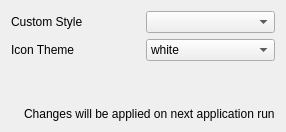
             <widget class="QWidget" name="tab_4">
              <attribute name="title">
               <string>Styles</string>
              </attribute>
              <layout class="QVBoxLayout" name="verticalLayout_7">
               <item>
                <layout class="QHBoxLayout" name="horizontalLayout_6">
                 <item>
                  <widget class="QLabel" name="label_5">
                   <property name="text">
                    <string>Custom Style</string>
                   </property>
                  </widget>
                 </item>
                 <item>
                  <widget class="QComboBox" name="styleComboBox"/>
                 </item>
                </layout>
               </item>
               <item>
                <layout class="QHBoxLayout" name="horizontalLayout_7">
                 <item>
                  <widget class="QLabel" name="label_6">
                   <property name="text">
                    <string>Icon Theme</string>
                   </property>
                  </widget>
                 </item>
                 <item>
                  <widget class="QComboBox" name="iconThemeComboBox">
                   <item>
                    <property name="text">
                     <string>white</string>
                    </property>
                   </item>
                   <item>
                    <property name="text">
                     <string>black</string>
                    </property>
                   </item>
                  </widget>
                 </item>
                </layout>
               </item>
               <item>
                <spacer name="verticalSpacer_9">
                 <property name="orientation">
                  <enum>Qt::Vertical</enum>
                 </property>
                 <property name="sizeHint" stdset="0">
                  <size>
                   <width>20</width>
                   <height>40</height>
                  </size>
                 </property>
                </spacer>
               </item>
               <item>
                <layout class="QHBoxLayout" name="emulationInfoLayout_4">
                 <item>
                  <widget class="QLabel" name="infoIconLabel_6">
                   <property name="sizePolicy">
                    <sizepolicy hsizetype="Minimum" vsizetype="Preferred">
                     <horstretch>0</horstretch>
                     <verstretch>0</verstretch>
                    </sizepolicy>
                   </property>
                   <property name="text">
                    <string/>
                   </property>
                   <property name="pixmap">
                    <pixmap>:/newPrefix/Resource/Info.ico</pixmap>
                   </property>
                   <property name="wordWrap">
                    <bool>false</bool>
                   </property>
                  </widget>
                 </item>
                 <item>
                  <widget class="QLabel" name="label_89">
                   <property name="sizePolicy">
                    <sizepolicy hsizetype="Expanding" vsizetype="Minimum">
                     <horstretch>0</horstretch>
                     <verstretch>0</verstretch>
                    </sizepolicy>
                   </property>
                   <property name="midLineWidth">
                    <number>1</number>
                   </property>
                   <property name="text">
                    <string>Changes will be applied on next application run</string>
                   </property>
                   <property name="textFormat">
                    <enum>Qt::PlainText</enum>
                   </property>
                  </widget>
                 </item>
                </layout>
               </item>
              </layout>
             </widget>
